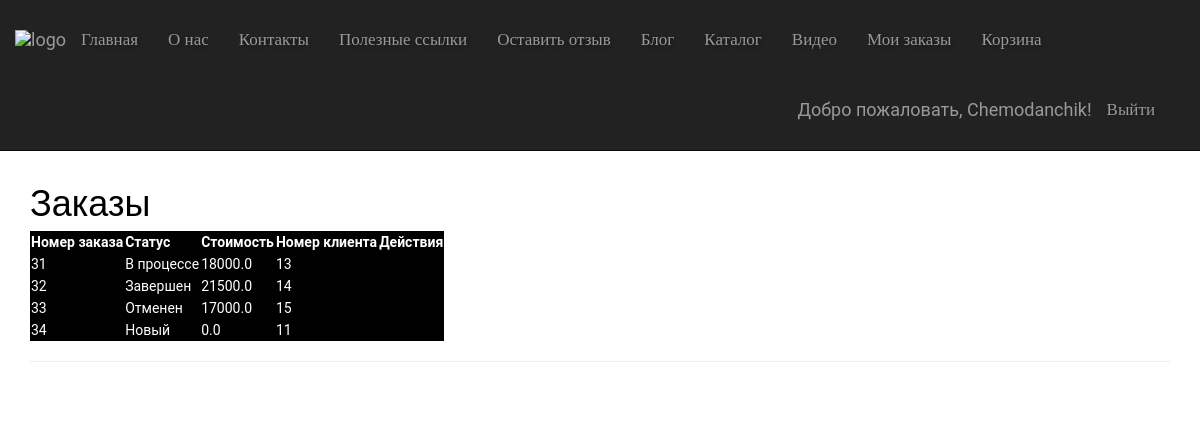
/orders/ (signed in), run on the app's committed database.
### app/models.py (models this page shows, shortened)
class Order(models.Model):
    STATUS_CHOICES = [
        ('new', 'Новый'),
        ('in_progress', 'В процессе'),
        ('completed', 'Завершен'),
        ('cancelled', 'Отменен'),
    ]
    user = models.ForeignKey('auth.User', on_delete=models.CASCADE)
    status = models.CharField(max_length=20, choices=STATUS_CHOICES, default='new', verbose_name="Статус")
    total_price = models.DecimalField(max_digits=10, decimal_places=1, default=0.00, verbose_name="Общая стоимость")
    created_at = models.DateTimeField(auto_now_add=True, verbose_name="Дата создания")
    completed = models.BooleanField(default=False)
    status = models.CharField(max_length=20, choices=STATUS_CHOICES, default='pending')
    class Meta:
        verbose_name = "Заказ"
        verbose_name_plural = "Заказы"

### app/views.py (the view)
# urls.py: path('orders/', views.orders, name='orders'),
@login_required
def orders(request):
    orders = Order.objects.all()
    context = {
        'orders': orders,
        'STATUS_CHOICES': Order.STATUS_CHOICES,
    }
    return render(request, 'app/admin_orders.html', context)

### app/templates/app/admin_orders.html (shortened to what this page needs)
{% extends "app/layout.html" %}
{% block content %}
{% load static %}
<h1>Заказы</h1>
<table class="table-orders">
    <thead>
        <tr>
            <th>Номер заказа</th>
            <th>Статус</th>
            <th>Стоимость</th>
            <th>Номер клиента</th>
            <th>Действия</th>
        </tr>
    </thead>
    <tbody>
        {% for order in orders %}
        <tr>
            <td>{{ order.id }}</td>
            <td>{{ order.get_status_display }}</td>
            <td>{{ order.total_price }}</td>
            <td>{{ order.user.id }}</td>
            <td>
            </td>
        </tr>
        {% endfor %}
    </tbody>
</table>
{% endblock %}

### app/templates/app/loginpartial.html (shortened to what this page needs)
{% if user.is_authenticated %}
{% load static %}
<form id="logoutForm" action="/logout/" method="post" class="navbar-right">
    <ul class="nav navbar-nav navbar-right">
        <li><span class="navbar-brand">Добро пожаловать, {{ user.username }}!</span></li>
        <li><a href="javascript:document.getElementById('logoutForm').submit()">Выйти</a></li>
    </ul>
</form>
{% endif %}

### app/static/app/content/site.css (style rules this page uses)
body { padding-top: 80px; padding-bottom: 20px; margin: 0; padding: 0; font-family: 'Roboto', sans-serif; overflow-x: hidden; background-image: url('background.jpg'); background-repeat: no-repeat; background-size: cover; background-position: center; color: black; min-height: 100vh; }
:root { --autumn-orange: #D2691E; --autumn-brown: #8B4513; --autumn-yellow: #DAA520; --autumn-red: #B22222; --cream: #FFF8DC; }
body, html { margin: 0; padding: 0; font-family: 'Roboto', sans-serif; background-image: url('background.jpg'); color: black; overflow-x: hidden; }
.navbar-brand { padding: 0; height: 80px; display: flex; align-items: center; }
.navbar-nav > li > a { padding-top: 20px; padding-bottom: 10px; font-family: 'Playfair Display', serif; font-size: 1.7rem; color: var(--cream); margin: 1rem 0; text-shadow: 2px 2px 4px rgba(0,0,0,0.3); }
.table-orders { background-color: black; color: white; }

### data on the page
Order: id "31", status "В процессе", total_price "18000.0", user.id "13"
Order: id "32", status "Завершен", total_price "21500.0", user.id "14"
Order: id "33", status "Отменен", total_price "17000.0", user.id "15"
Order: id "34", status "Новый", total_price "0.0", user.id "11"

### other printed values
{{ user.username }} "Chemodanchik"
